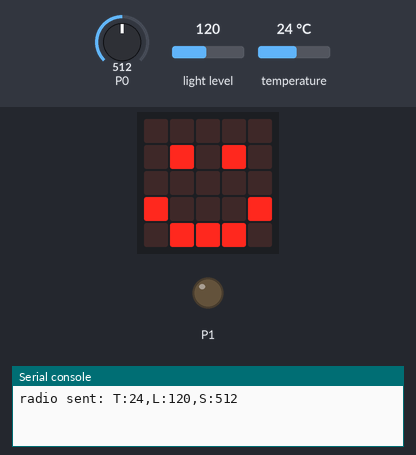
The program below on a simulated BBC micro:bit running MicroPython. On the bench: the board's 5×5 LED display, output pins drawn as LEDs (lit = HIGH), the last lines printed to the serial console. The inputs (shaded band) are chosen by the test bench; at power-on: P0 = 512, light level 120, temperature 24 °C (analog values on the 0–1023 scale). No radio messages arrive unless stated (any console line starting 'radio sent:' is added by the test bench).

Above: at 1.2 s.
1.3 s: P0 set to 785
4.0 s: P0 set to 808
At 4.8 s:
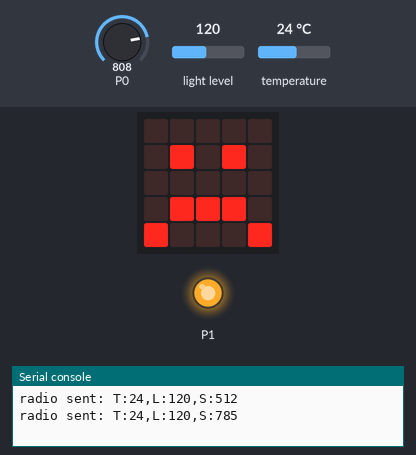
10.0 s: P0 set to 790
At 13.4 s:
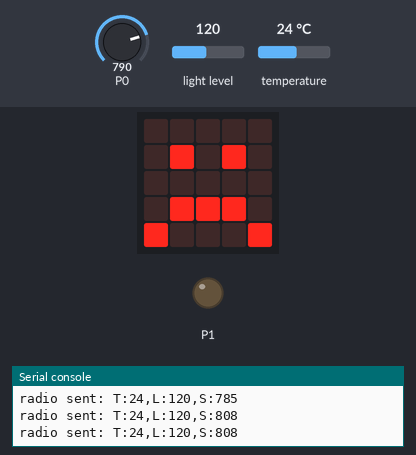
15.5 s: P0 set to 810
At 16.5 s:
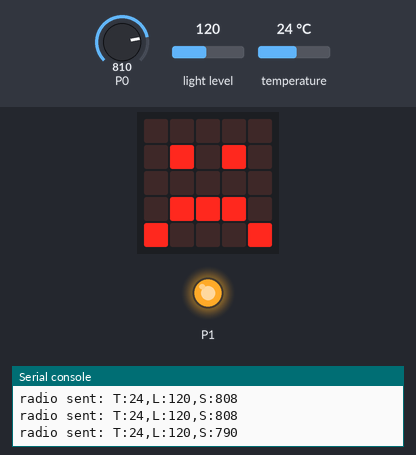
Timing chart, 0 to 22.5 s (numbered marks = the images above; inputs shaded):
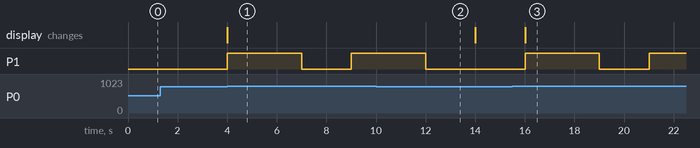

The program:

smart_greenhouse.py
```python
# BBC micro:bit v2 MicroPython Smart Greenhouse Baseline
# Aero-Fullstack4kid - BBC micro:bit Applied STEM 10 Weeks

from microbit import *
import radio

radio.on()
radio.config(group=15, power=7)

DRY_SOIL_THRESHOLD = 800

def get_soil_moisture():
    return pin0.read_analog()

pin1.write_digital(0) # Pump Relay OFF

while True:
    temp = temperature()
    light = display.read_light_level()
    soil = get_soil_moisture()

    if soil > DRY_SOIL_THRESHOLD:
        display.show(Image.SAD)
        pin1.write_digital(1) # Pump ON
        sleep(3000)
        pin1.write_digital(0) # Pump OFF
    else:
        display.show(Image.HAPPY)

    # Telemetry
    msg = "T:{},L:{},S:{}".format(temp, light, soil)
    radio.send(msg)
    sleep(2000)
```

Measured:
- the behaviour switches between 800 and 801 on P0 (found by bisection; images 0 and 1)
- after the input at 4.0 s, P1: LOW → HIGH at once, → LOW 3.0 s later, → HIGH 2.0 s later; the display: changes at once (image 1)
- after the input at 10.0 s, P1: goes on until 12.0 s, then stays LOW
- after the input at 15.5 s, P1: LOW → HIGH after 0.51 s, → LOW 3.0 s later, → HIGH 2.0 s later; the display: changes after 0.51 s (image 3)
